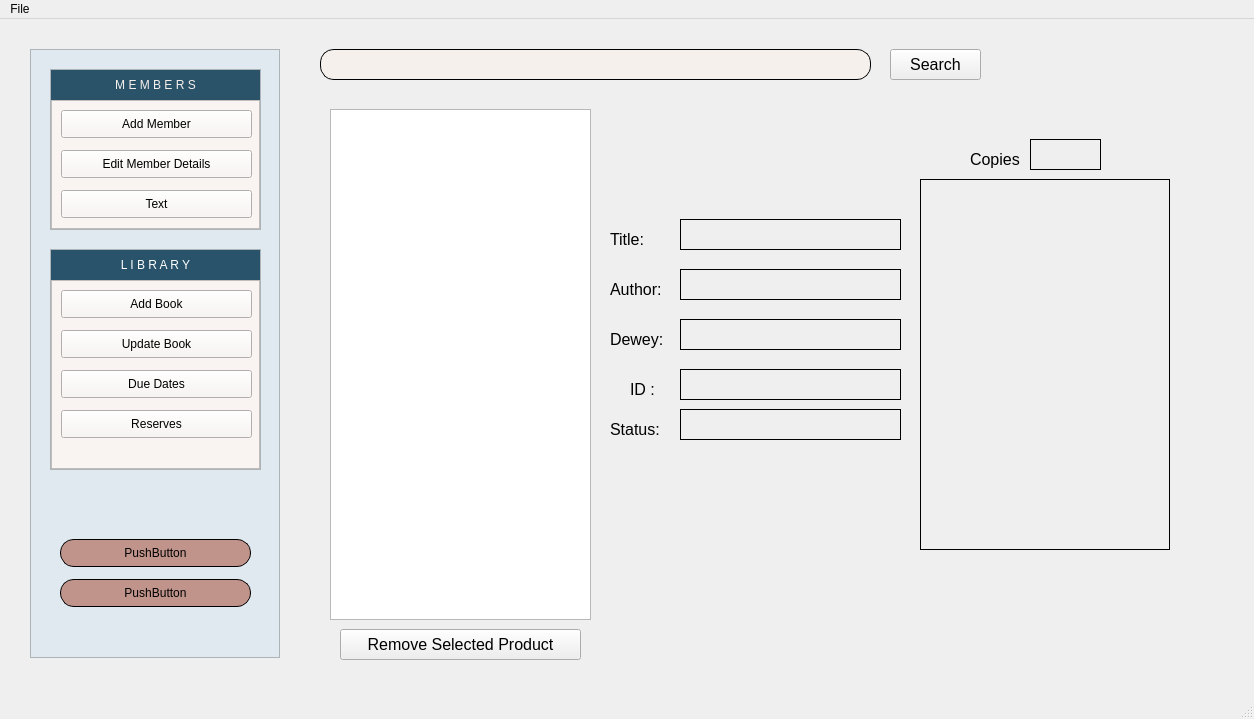
<?xml version="1.0" encoding="UTF-8"?>
<ui version="4.0">
 <class>MainWindow</class>
 <widget class="QMainWindow" name="MainWindow">
  <property name="geometry">
   <rect>
    <x>0</x>
    <y>0</y>
    <width>1254</width>
    <height>719</height>
   </rect>
  </property>
  <property name="windowTitle">
   <string>Store Inventory Application</string>
  </property>
  <widget class="QWidget" name="centralwidget">
   <widget class="QListWidget" name="lstProducts">
    <property name="geometry">
     <rect>
      <x>330</x>
      <y>90</y>
      <width>261</width>
      <height>511</height>
     </rect>
    </property>
   </widget>
   <widget class="QLabel" name="label">
    <property name="geometry">
     <rect>
      <x>610</x>
      <y>210</y>
      <width>51</width>
      <height>21</height>
     </rect>
    </property>
    <property name="font">
     <font>
      <pointsize>12</pointsize>
     </font>
    </property>
    <property name="text">
     <string>Title:</string>
    </property>
   </widget>
   <widget class="QLabel" name="label_2">
    <property name="geometry">
     <rect>
      <x>970</x>
      <y>130</y>
      <width>51</width>
      <height>21</height>
     </rect>
    </property>
    <property name="font">
     <font>
      <pointsize>12</pointsize>
     </font>
    </property>
    <property name="text">
     <string>Copies:</string>
    </property>
   </widget>
   <widget class="QLabel" name="lblProductName">
    <property name="geometry">
     <rect>
      <x>680</x>
      <y>200</y>
      <width>221</width>
      <height>31</height>
     </rect>
    </property>
    <property name="font">
     <font>
      <pointsize>12</pointsize>
     </font>
    </property>
    <property name="frameShape">
     <enum>QFrame::Panel</enum>
    </property>
    <property name="text">
     <string/>
    </property>
   </widget>
   <widget class="QLabel" name="lblQuantity">
    <property name="geometry">
     <rect>
      <x>1030</x>
      <y>120</y>
      <width>71</width>
      <height>31</height>
     </rect>
    </property>
    <property name="font">
     <font>
      <pointsize>12</pointsize>
     </font>
    </property>
    <property name="frameShape">
     <enum>QFrame::Panel</enum>
    </property>
    <property name="text">
     <string/>
    </property>
   </widget>
   <widget class="QLabel" name="lblImage">
    <property name="geometry">
     <rect>
      <x>920</x>
      <y>160</y>
      <width>250</width>
      <height>371</height>
     </rect>
    </property>
    <property name="frameShape">
     <enum>QFrame::Panel</enum>
    </property>
    <property name="text">
     <string/>
    </property>
   </widget>
   <widget class="QPushButton" name="btnRemove">
    <property name="geometry">
     <rect>
      <x>340</x>
      <y>610</y>
      <width>241</width>
      <height>31</height>
     </rect>
    </property>
    <property name="font">
     <font>
      <pointsize>12</pointsize>
     </font>
    </property>
    <property name="text">
     <string>Remove Selected Product</string>
    </property>
   </widget>
   <widget class="QPushButton" name="pushButton">
    <property name="geometry">
     <rect>
      <x>890</x>
      <y>30</y>
      <width>91</width>
      <height>31</height>
     </rect>
    </property>
    <property name="font">
     <font>
      <pointsize>12</pointsize>
     </font>
    </property>
    <property name="text">
     <string>Search</string>
    </property>
   </widget>
   <widget class="QFrame" name="SideBarFrmae">
    <property name="geometry">
     <rect>
      <x>30</x>
      <y>30</y>
      <width>250</width>
      <height>609</height>
     </rect>
    </property>
    <property name="maximumSize">
     <size>
      <width>250</width>
      <height>16777215</height>
     </size>
    </property>
    <property name="styleSheet">
     <string notr="true">background-color: rgb(223, 233, 239);</string>
    </property>
    <property name="frameShape">
     <enum>QFrame::StyledPanel</enum>
    </property>
    <property name="frameShadow">
     <enum>QFrame::Plain</enum>
    </property>
    <widget class="QPushButton" name="pushButton_15">
     <property name="geometry">
      <rect>
       <x>30</x>
       <y>490</y>
       <width>191</width>
       <height>28</height>
      </rect>
     </property>
     <property name="styleSheet">
      <string notr="true">border: 1px solid #000000;
box-sizing: border-box;
border-radius: 14px;
color: rgb(0, 0, 0);
background-color: rgb(193, 148, 139);</string>
     </property>
     <property name="text">
      <string>PushButton</string>
     </property>
    </widget>
    <widget class="QPushButton" name="pushButton_16">
     <property name="geometry">
      <rect>
       <x>30</x>
       <y>530</y>
       <width>191</width>
       <height>28</height>
      </rect>
     </property>
     <property name="styleSheet">
      <string notr="true">border: 1px solid #000000;
background-color: rgb(193, 148, 139);
box-sizing: border-box;
border-radius: 14px;
color: rgb(0, 0, 0);</string>
     </property>
     <property name="text">
      <string>PushButton</string>
     </property>
    </widget>
    <widget class="QFrame" name="MemberFrame_2">
     <property name="geometry">
      <rect>
       <x>20</x>
       <y>20</y>
       <width>211</width>
       <height>161</height>
      </rect>
     </property>
     <property name="frameShape">
      <enum>QFrame::StyledPanel</enum>
     </property>
     <property name="frameShadow">
      <enum>QFrame::Plain</enum>
     </property>
     <layout class="QVBoxLayout" name="verticalLayout_4">
      <property name="spacing">
       <number>0</number>
      </property>
      <property name="leftMargin">
       <number>0</number>
      </property>
      <property name="topMargin">
       <number>0</number>
      </property>
      <property name="rightMargin">
       <number>0</number>
      </property>
      <property name="bottomMargin">
       <number>0</number>
      </property>
      <item>
       <widget class="QLabel" name="MemberTitle_2">
        <property name="maximumSize">
         <size>
          <width>16777215</width>
          <height>30</height>
         </size>
        </property>
        <property name="styleSheet">
         <string notr="true">color: rgb(246, 240, 237);
font: 75 9pt &quot;Yu Gothic UI&quot;;
background-color: rgb(42, 83, 106);</string>
        </property>
        <property name="text">
         <string>M E M B E R S</string>
        </property>
        <property name="alignment">
         <set>Qt::AlignCenter</set>
        </property>
       </widget>
      </item>
      <item>
       <widget class="QFrame" name="MemberBackground_2">
        <property name="styleSheet">
         <string notr="true">background: white;
background-color: rgb(249, 244, 242);</string>
        </property>
        <property name="frameShape">
         <enum>QFrame::StyledPanel</enum>
        </property>
        <property name="frameShadow">
         <enum>QFrame::Raised</enum>
        </property>
        <widget class="QPushButton" name="pushButton_17">
         <property name="geometry">
          <rect>
           <x>10</x>
           <y>10</y>
           <width>191</width>
           <height>28</height>
          </rect>
         </property>
         <property name="styleSheet">
          <string notr="true">font: 9pt &quot;Yu Gothic UI&quot;;
color: rgb(0, 0, 0);
border-color: rgb(0, 0, 0);

</string>
         </property>
         <property name="text">
          <string>Add Member</string>
         </property>
        </widget>
        <widget class="QPushButton" name="pushButton_18">
         <property name="geometry">
          <rect>
           <x>10</x>
           <y>50</y>
           <width>191</width>
           <height>28</height>
          </rect>
         </property>
         <property name="styleSheet">
          <string notr="true">font: 9pt &quot;Yu Gothic UI&quot;;
color: rgb(0, 0, 0);
border-color: rgb(0, 0, 0);</string>
         </property>
         <property name="text">
          <string>Edit Member Details</string>
         </property>
        </widget>
        <widget class="QPushButton" name="pushButton_19">
         <property name="geometry">
          <rect>
           <x>10</x>
           <y>90</y>
           <width>191</width>
           <height>28</height>
          </rect>
         </property>
         <property name="styleSheet">
          <string notr="true">font: 9pt &quot;Yu Gothic UI&quot;;
color: rgb(0, 0, 0);</string>
         </property>
         <property name="text">
          <string>Text</string>
         </property>
        </widget>
       </widget>
      </item>
     </layout>
    </widget>
    <widget class="QFrame" name="LibraryFrame">
     <property name="geometry">
      <rect>
       <x>20</x>
       <y>200</y>
       <width>211</width>
       <height>221</height>
      </rect>
     </property>
     <property name="frameShape">
      <enum>QFrame::StyledPanel</enum>
     </property>
     <property name="frameShadow">
      <enum>QFrame::Plain</enum>
     </property>
     <layout class="QVBoxLayout" name="verticalLayout_5">
      <property name="spacing">
       <number>0</number>
      </property>
      <property name="leftMargin">
       <number>0</number>
      </property>
      <property name="topMargin">
       <number>0</number>
      </property>
      <property name="rightMargin">
       <number>0</number>
      </property>
      <property name="bottomMargin">
       <number>0</number>
      </property>
      <item>
       <widget class="QLabel" name="LibraryTitle_3">
        <property name="maximumSize">
         <size>
          <width>16777215</width>
          <height>30</height>
         </size>
        </property>
        <property name="styleSheet">
         <string notr="true">background: rgba(40, 83, 107, 1);
font: 75 9pt &quot;Yu Gothic UI&quot;;
color: white;</string>
        </property>
        <property name="text">
         <string>L I B R A R Y</string>
        </property>
        <property name="alignment">
         <set>Qt::AlignCenter</set>
        </property>
       </widget>
      </item>
      <item>
       <widget class="QFrame" name="LibraryBackground_3">
        <property name="styleSheet">
         <string notr="true">background-color: rgb(249, 244, 242);</string>
        </property>
        <property name="frameShape">
         <enum>QFrame::StyledPanel</enum>
        </property>
        <property name="frameShadow">
         <enum>QFrame::Raised</enum>
        </property>
        <widget class="QPushButton" name="pushButton_20">
         <property name="geometry">
          <rect>
           <x>10</x>
           <y>10</y>
           <width>191</width>
           <height>28</height>
          </rect>
         </property>
         <property name="styleSheet">
          <string notr="true">font: 9pt &quot;Yu Gothic UI&quot;;
color: rgb(0, 0, 0);
</string>
         </property>
         <property name="text">
          <string>Add Book</string>
         </property>
        </widget>
        <widget class="QPushButton" name="pushButton_21">
         <property name="geometry">
          <rect>
           <x>10</x>
           <y>50</y>
           <width>191</width>
           <height>28</height>
          </rect>
         </property>
         <property name="styleSheet">
          <string notr="true">font: 9pt &quot;Yu Gothic UI&quot;;
color: rgb(0, 0, 0);</string>
         </property>
         <property name="text">
          <string>Update Book</string>
         </property>
        </widget>
        <widget class="QPushButton" name="pushButton_22">
         <property name="geometry">
          <rect>
           <x>10</x>
           <y>90</y>
           <width>191</width>
           <height>28</height>
          </rect>
         </property>
         <property name="styleSheet">
          <string notr="true">font: 9pt &quot;Yu Gothic UI&quot;;
color: rgb(0, 0, 0);
</string>
         </property>
         <property name="text">
          <string>Due Dates</string>
         </property>
        </widget>
        <widget class="QPushButton" name="pushButton_23">
         <property name="geometry">
          <rect>
           <x>10</x>
           <y>130</y>
           <width>191</width>
           <height>28</height>
          </rect>
         </property>
         <property name="styleSheet">
          <string notr="true">font: 9pt &quot;Yu Gothic UI&quot;;
color: rgb(0, 0, 0);
</string>
         </property>
         <property name="text">
          <string>Reserves</string>
         </property>
        </widget>
       </widget>
      </item>
     </layout>
    </widget>
   </widget>
   <widget class="QFrame" name="searchFrame">
    <property name="geometry">
     <rect>
      <x>320</x>
      <y>30</y>
      <width>551</width>
      <height>31</height>
     </rect>
    </property>
    <property name="styleSheet">
     <string notr="true">border: 1px solid #000000;
border-radius: 14px;
background-color: rgb(246, 240, 237);</string>
    </property>
    <property name="frameShape">
     <enum>QFrame::StyledPanel</enum>
    </property>
    <property name="frameShadow">
     <enum>QFrame::Plain</enum>
    </property>
    <widget class="QLineEdit" name="lineEdit">
     <property name="geometry">
      <rect>
       <x>10</x>
       <y>5</y>
       <width>531</width>
       <height>21</height>
      </rect>
     </property>
     <property name="accessibleName">
      <string>Type here</string>
     </property>
     <property name="styleSheet">
      <string notr="true">border: none;</string>
     </property>
     <property name="frame">
      <bool>false</bool>
     </property>
     <property name="clearButtonEnabled">
      <bool>true</bool>
     </property>
    </widget>
   </widget>
   <widget class="QLabel" name="label_3">
    <property name="geometry">
     <rect>
      <x>610</x>
      <y>260</y>
      <width>61</width>
      <height>21</height>
     </rect>
    </property>
    <property name="font">
     <font>
      <pointsize>12</pointsize>
     </font>
    </property>
    <property name="text">
     <string>Author:</string>
    </property>
   </widget>
   <widget class="QLabel" name="label_4">
    <property name="geometry">
     <rect>
      <x>610</x>
      <y>320</y>
      <width>51</width>
      <height>21</height>
     </rect>
    </property>
    <property name="font">
     <font>
      <pointsize>12</pointsize>
     </font>
    </property>
    <property name="text">
     <string/>
    </property>
   </widget>
   <widget class="QLabel" name="lblAuthor">
    <property name="geometry">
     <rect>
      <x>680</x>
      <y>250</y>
      <width>221</width>
      <height>31</height>
     </rect>
    </property>
    <property name="font">
     <font>
      <pointsize>12</pointsize>
     </font>
    </property>
    <property name="frameShape">
     <enum>QFrame::Panel</enum>
    </property>
    <property name="text">
     <string/>
    </property>
   </widget>
   <widget class="QLabel" name="label_5">
    <property name="geometry">
     <rect>
      <x>610</x>
      <y>310</y>
      <width>61</width>
      <height>21</height>
     </rect>
    </property>
    <property name="font">
     <font>
      <pointsize>12</pointsize>
     </font>
    </property>
    <property name="text">
     <string>Dewey:</string>
    </property>
   </widget>
   <widget class="QLabel" name="label_6">
    <property name="geometry">
     <rect>
      <x>630</x>
      <y>360</y>
      <width>41</width>
      <height>21</height>
     </rect>
    </property>
    <property name="font">
     <font>
      <pointsize>12</pointsize>
     </font>
    </property>
    <property name="text">
     <string>ID :</string>
    </property>
   </widget>
   <widget class="QLabel" name="lblStatus">
    <property name="geometry">
     <rect>
      <x>680</x>
      <y>390</y>
      <width>221</width>
      <height>31</height>
     </rect>
    </property>
    <property name="font">
     <font>
      <pointsize>12</pointsize>
     </font>
    </property>
    <property name="frameShape">
     <enum>QFrame::Panel</enum>
    </property>
    <property name="text">
     <string/>
    </property>
   </widget>
   <widget class="QLabel" name="lbl_ID">
    <property name="geometry">
     <rect>
      <x>680</x>
      <y>350</y>
      <width>221</width>
      <height>31</height>
     </rect>
    </property>
    <property name="font">
     <font>
      <pointsize>12</pointsize>
     </font>
    </property>
    <property name="frameShape">
     <enum>QFrame::Panel</enum>
    </property>
    <property name="text">
     <string/>
    </property>
   </widget>
   <widget class="QLabel" name="label_7">
    <property name="geometry">
     <rect>
      <x>610</x>
      <y>400</y>
      <width>61</width>
      <height>21</height>
     </rect>
    </property>
    <property name="font">
     <font>
      <pointsize>12</pointsize>
     </font>
    </property>
    <property name="text">
     <string>Status:</string>
    </property>
   </widget>
   <widget class="QLabel" name="lblDewey">
    <property name="geometry">
     <rect>
      <x>680</x>
      <y>300</y>
      <width>221</width>
      <height>31</height>
     </rect>
    </property>
    <property name="font">
     <font>
      <pointsize>12</pointsize>
     </font>
    </property>
    <property name="frameShape">
     <enum>QFrame::Panel</enum>
    </property>
    <property name="text">
     <string/>
    </property>
   </widget>
  </widget>
  <widget class="QMenuBar" name="menubar">
   <property name="geometry">
    <rect>
     <x>0</x>
     <y>0</y>
     <width>1254</width>
     <height>20</height>
    </rect>
   </property>
   <widget class="QMenu" name="menuFile">
    <property name="title">
     <string>File</string>
    </property>
    <addaction name="menuNewProduct"/>
    <addaction name="menuEditSelectedProduct"/>
    <addaction name="menuSaveProducts"/>
    <addaction name="menuLoadProducts"/>
    <addaction name="menuExit"/>
   </widget>
   <addaction name="menuFile"/>
  </widget>
  <widget class="QStatusBar" name="statusbar"/>
  <action name="menuNewProduct">
   <property name="text">
    <string>Add Book</string>
   </property>
  </action>
  <action name="menuEditSelectedProduct">
   <property name="text">
    <string>Update Book</string>
   </property>
  </action>
  <action name="menuSaveProducts">
   <property name="text">
    <string>Save</string>
   </property>
  </action>
  <action name="menuLoadProducts">
   <property name="text">
    <string>Load Stock</string>
   </property>
  </action>
  <action name="menuExit">
   <property name="text">
    <string>Exit</string>
   </property>
  </action>
 </widget>
 <resources/>
 <connections/>
</ui>
